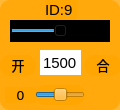
    <widget class="QWidget" name="widget_id9" native="true">
     <property name="geometry">
      <rect>
       <x>220</x>
       <y>460</y>
       <width>120</width>
       <height>110</height>
      </rect>
     </property>
     <property name="minimumSize">
      <size>
       <width>120</width>
       <height>110</height>
      </size>
     </property>
     <property name="maximumSize">
      <size>
       <width>120</width>
       <height>110</height>
      </size>
     </property>
     <property name="styleSheet">
      <string notr="true">background-color: rgb(255, 165, 0, 200);
border-radius:10px;</string>
     </property>
     <widget class="QLabel" name="label_ID9">
      <property name="geometry">
       <rect>
        <x>45</x>
        <y>0</y>
        <width>32</width>
        <height>20</height>
       </rect>
      </property>
      <property name="font">
       <font>
        <family>Arial</family>
        <pointsize>11</pointsize>
       </font>
      </property>
      <property name="styleSheet">
       <string notr="true">background-color: rgb(255, 255, 255， 0);
border-radius:0px;</string>
      </property>
      <property name="text">
       <string>ID:9</string>
      </property>
     </widget>
     <widget class="QSlider" name="horizontalSlider_servo9">
      <property name="geometry">
       <rect>
        <x>10</x>
        <y>20</y>
        <width>100</width>
        <height>22</height>
       </rect>
      </property>
      <property name="layoutDirection">
       <enum>Qt::LeftToRight</enum>
      </property>
      <property name="autoFillBackground">
       <bool>false</bool>
      </property>
      <property name="styleSheet">
       <string notr="true">background-color: rgb(0, 0, 0);
border-radius:0px;</string>
      </property>
      <property name="minimum">
       <number>500</number>
      </property>
      <property name="maximum">
       <number>2500</number>
      </property>
      <property name="pageStep">
       <number>1</number>
      </property>
      <property name="value">
       <number>1500</number>
      </property>
      <property name="orientation">
       <enum>Qt::Horizontal</enum>
      </property>
     </widget>
     <widget class="QLineEdit" name="lineEdit_servo9">
      <property name="geometry">
       <rect>
        <x>40</x>
        <y>50</y>
        <width>41</width>
        <height>25</height>
       </rect>
      </property>
      <property name="font">
       <font>
        <family>Arial</family>
        <pointsize>11</pointsize>
       </font>
      </property>
      <property name="autoFillBackground">
       <bool>false</bool>
      </property>
      <property name="styleSheet">
       <string notr="true">background-color: rgb(255, 255, 255);
border-radius:0px;</string>
      </property>
      <property name="text">
       <string>1500</string>
      </property>
      <property name="alignment">
       <set>Qt::AlignCenter</set>
      </property>
      <property name="readOnly">
       <bool>false</bool>
      </property>
     </widget>
     <widget class="QLabel" name="label_d9">
      <property name="geometry">
       <rect>
        <x>5</x>
        <y>87</y>
        <width>31</width>
        <height>16</height>
       </rect>
      </property>
      <property name="font">
       <font>
        <family>DejaVu Sans</family>
        <pointsize>10</pointsize>
       </font>
      </property>
      <property name="styleSheet">
       <string notr="true">background-color: rgb(255, 255, 255， 0);</string>
      </property>
      <property name="text">
       <string>0</string>
      </property>
      <property name="alignment">
       <set>Qt::AlignCenter</set>
      </property>
     </widget>
     <widget class="QSlider" name="horizontalSlider_deviation9">
      <property name="geometry">
       <rect>
        <x>35</x>
        <y>85</y>
        <width>50</width>
        <height>20</height>
       </rect>
      </property>
      <property name="layoutDirection">
       <enum>Qt::LeftToRight</enum>
      </property>
      <property name="styleSheet">
       <string notr="true">background-color: rgb(255, 255, 255， 0);</string>
      </property>
      <property name="minimum">
       <number>-100</number>
      </property>
      <property name="maximum">
       <number>100</number>
      </property>
      <property name="pageStep">
       <number>1</number>
      </property>
      <property name="orientation">
       <enum>Qt::Horizontal</enum>
      </property>
     </widget>
     <widget class="QLabel" name="label_servoR_9">
      <property name="geometry">
       <rect>
        <x>85</x>
        <y>55</y>
        <width>36</width>
        <height>21</height>
       </rect>
      </property>
      <property name="font">
       <font>
        <family>黑体</family>
        <pointsize>10</pointsize>
       </font>
      </property>
      <property name="styleSheet">
       <string notr="true">background-color: rgb(255, 255, 255， 0);</string>
      </property>
      <property name="text">
       <string>&lt;html&gt;&lt;head/&gt;&lt;body&gt;&lt;p align=&quot;center&quot;&gt;合&lt;/p&gt;&lt;/body&gt;&lt;/html&gt;</string>
      </property>
     </widget>
     <widget class="QLabel" name="label_servoL_9">
      <property name="geometry">
       <rect>
        <x>0</x>
        <y>55</y>
        <width>36</width>
        <height>21</height>
       </rect>
      </property>
      <property name="font">
       <font>
        <family>黑体</family>
        <pointsize>10</pointsize>
       </font>
      </property>
      <property name="styleSheet">
       <string notr="true">background-color: rgb(255, 255, 255， 0);</string>
      </property>
      <property name="text">
       <string>&lt;html&gt;&lt;head/&gt;&lt;body&gt;&lt;p align=&quot;center&quot;&gt;开&lt;/p&gt;&lt;/body&gt;&lt;/html&gt;</string>
      </property>
     </widget>
    </widget>
